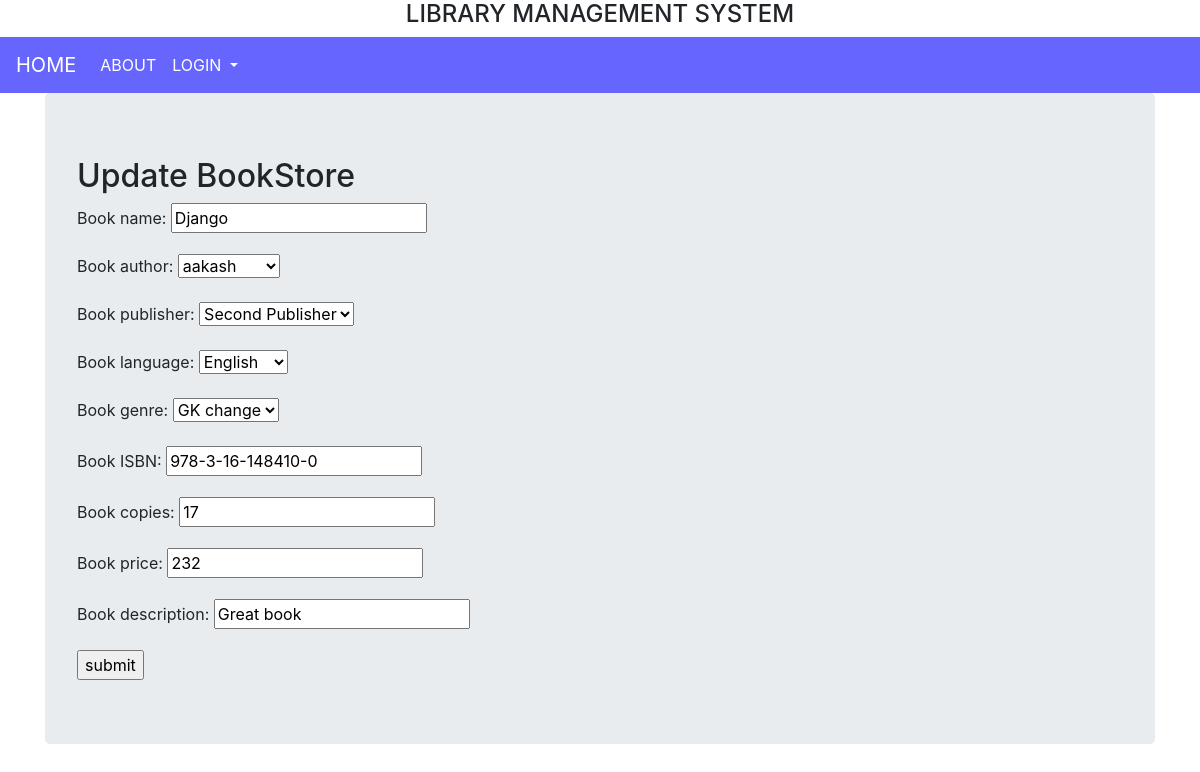
Page /basic/book_update/3/ on the committed database.
### appERP/models.py (models this page shows, shortened)
class BookStore(models.Model):
    book_name=models.CharField(max_length=200)
    book_author=models.ForeignKey(Author,on_delete=models.CASCADE)
    book_publisher=models.ForeignKey(Publisher,on_delete=models.CASCADE)
    book_language=models.ForeignKey(Language,on_delete=models.CASCADE)
    book_genre=models.ForeignKey(Genre,on_delete=models.CASCADE)
    book_ISBN=models.CharField(max_length=200)
    book_copies=models.PositiveIntegerField()
    book_price=models.PositiveIntegerField()
    book_description=models.CharField(max_length=200)

### appERP/views.py (the view)
# urls.py: path('book_update/<int:pk>/', views.BookUpdateView.as_view(), name='book_update'),
class BookUpdateView(UpdateView):
    model = BookStore
    fields = '__all__'
    template_name = 'book_create.html'

### appERP/models.py (called while the page is built)
    def __str__(self):
        return self.author_name

    def __str__(self):
        return self.publisher_name

    def __str__(self):
        return self.language_name

    def __str__(self):
        return self.genre_name

### templates/book_create.html (shortened to what this page needs)
<!DOCTYPE html>
{% extends 'admin_basic_page.html' %}
{% block body_block %}
<div class="container">
    <div class="jumbotron">
<h2>
{% if not form.instance.pk %}
    Create BookStore
{% else %}
    Update BookStore
    {% endif %}
</h2>
<form method="POST">
    {{ form.as_p }}
    <input type="submit" value="submit">
</form>
    </div>
</div>
{% endblock %}

### rows in the picture
BookStore: book_name "Django", book_author "aakash", book_publisher "Second Publisher", book_language "English", book_genre "GK change", book_ISBN "978-3-16-148410-0", book_copies "17", book_price "232", book_description "Great book"
